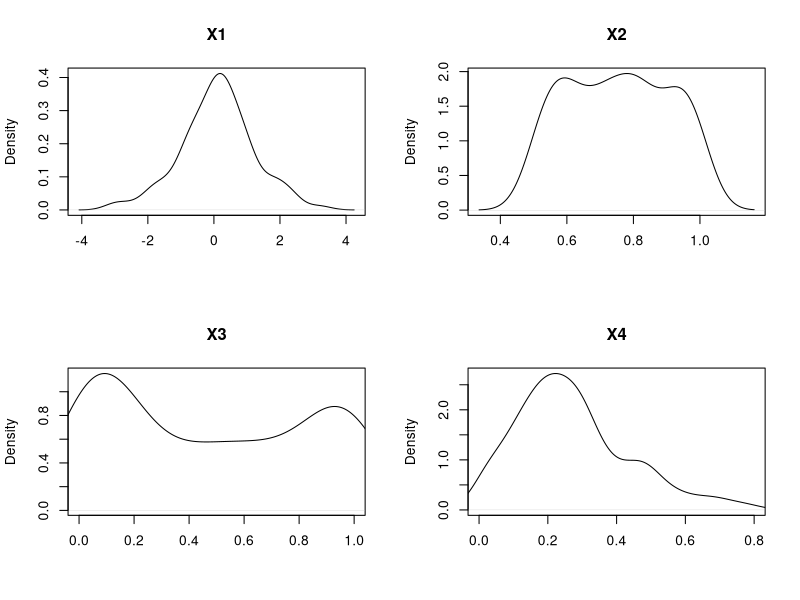

Write the R code that produced this figure.
## ---- chunk 1
set.seed(2020)
gauss <- rnorm(100, mean = 0 , sd = 1)
unif <- runif(100, min = 0.5, max = 1)
beta <- rbeta(100, shape1 = 0.5, shape2 = 0.5)
beta2 <- rbeta(100, 2, 5)

par(mfrow = c(2,2))

plot(density(gauss), main = "X1", xlab = " ")
plot(density(unif), main = "X2", xlab = " ")
plot(density(beta), main = "X3", xlab = " ", xlim = c(0,1))
plot(density(beta2), main = "X4", xlab = " ", xlim = c(0,0.8))
